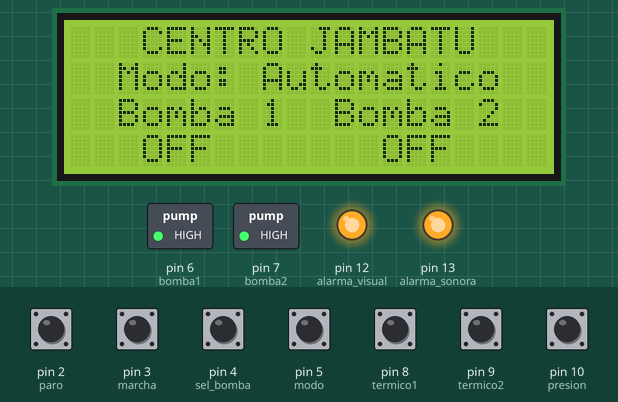
Recording of a sketch running on a simulated Arduino Uno, built with avr-gcc and run on an emulated ATmega328P. Shown: 20×4 character LCD, switched loads named in the sketch (green lamp = pin HIGH), output pins drawn as LEDs (lit = HIGH). The inputs (shaded band) are chosen by the test bench; at power-on: pin 2 (paro), pin 3 (marcha), pin 4 (sel_bomba), pin 5 (modo), pin 8 (termico1), pin 9 (termico2), pin 10 (presion) HIGH. What the sketch prints to the serial monitor is not drawn.

Above: at 6.2 s.
6.3 s: pin 3 (marcha) pulled LOW for 0.45 s
At 7.7 s:
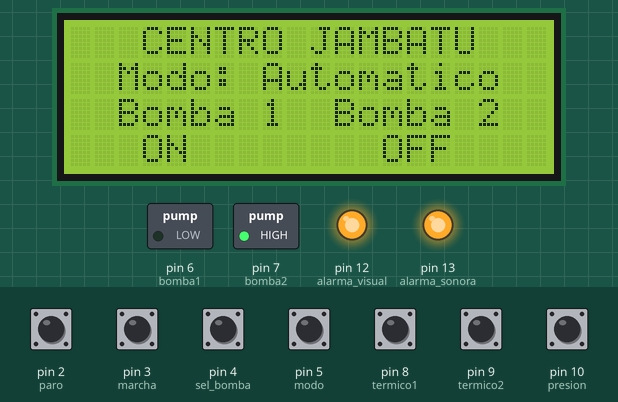
9.7 s: pin 5 (modo) pulled LOW for 0.45 s
At 10.12 s:
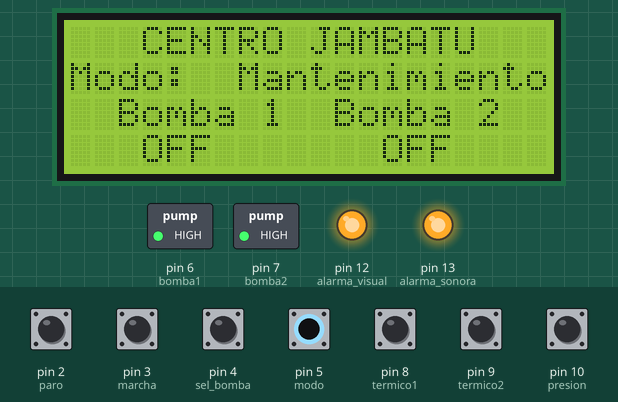
11.8 s: pin 10 (presion) pulled LOW for 0.45 s
At 13.6 s:
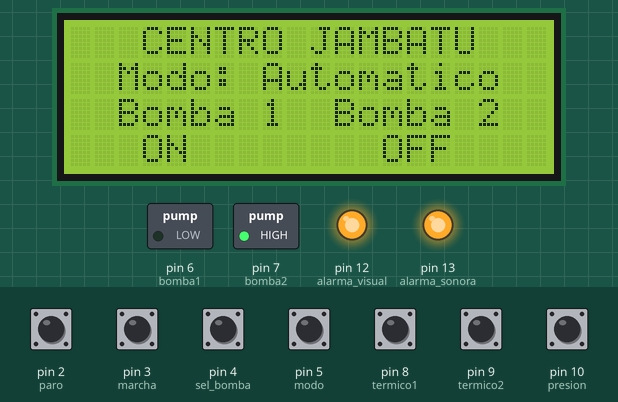
15.2 s: pin 2 (paro) pulled LOW for 0.45 s
At 15.9 s:
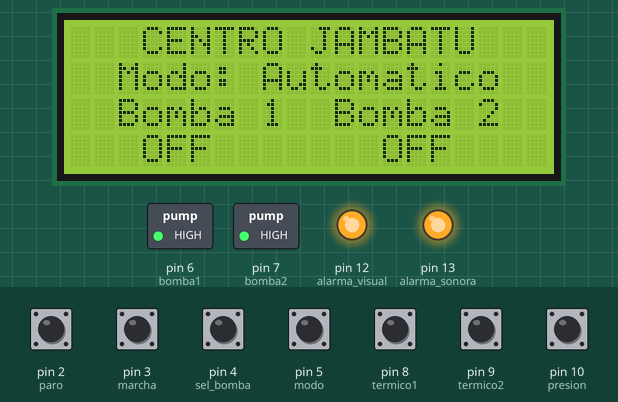
17.1 s: pin 3 (marcha) pulled LOW for 1 s
At 19.5 s:
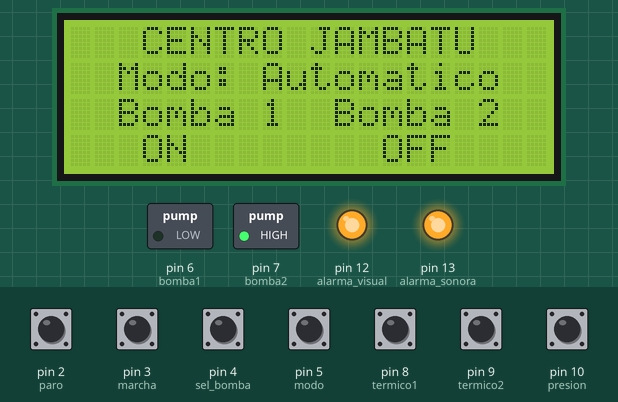
19.8 s: pin 5 (modo) pulled LOW for 1 s
At 20.04 s:
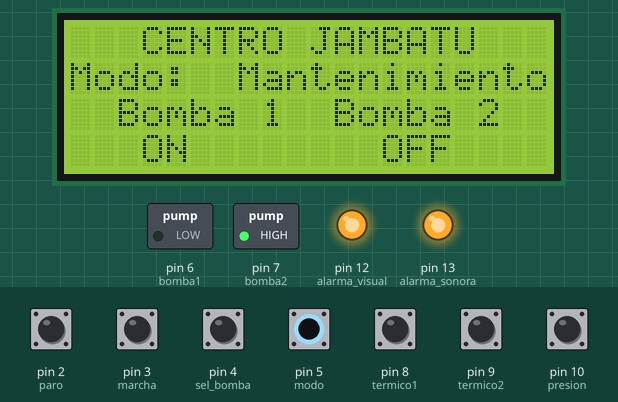
Timing chart, 0 to 22.8 s (numbered marks = the images above; inputs shaded):
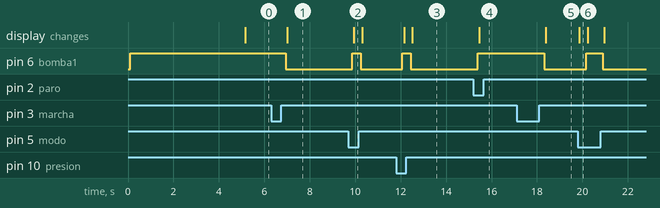

The sketch:

Mando_de_bombas_alternadas.ino
```cpp
#include <Wire.h>
#include <LiquidCrystal_I2C.h>
#include "EmonLib.h"             // Include Emon Library

#define CURRENT_CAL 38

#define termico1  8                     //protecciones
#define termico2  9

#define alarma_visual  12              //Sobrecorriente
#define alarma_sonora  13              //Sobrecorriente

#define bomba1  6                       //salida a reles
#define bomba2  7

#define sel_bomba 4                      //elige la bomba en modo mantenimiento; 1=bomba 1;0=bomba2

#define marcha  3                       //Pulsador NA
#define paro  2                         //pulsador NA
#define modo  5                         //Selector de 2 posiciones 0=mantenimiento; 1=mormal

#define presion  10                       //Preostato
#define presion2 11

boolean Encendido = false;              //Bandera de sistema false = apagado, true = encendido

boolean contando = false;               //Bandera para contar tiempo
int contador = 0;                       //contador de accionamientos de la bomba

unsigned long inicio = 0;               //Para contar tiempo
unsigned long presente = 0;
unsigned long tiempo_max = 30000;       //Tiempo a contar en milisegundos. Modificar a conveniencia

unsigned int max_act = 3;               //Limite de actuaciones. Modificar a conveniencia

boolean aux = false;                    //Variable de prop general

int alarma = 0;

unsigned int contador2 = 0;

int bomba = 6;                  //Variable para seleccionar la bomba

float currentDraw=0;

LiquidCrystal_I2C lcd(0x27, 20, 4);     //inicializo comunicacion I2C para controlar el display 16x2

EnergyMonitor emon1;             // Create an instance

void setup() {
  Serial.begin(9600);                   //Inicializo com serial
  emon1.current(1, CURRENT_CAL);       // Current: input pin, calibration.


  Wire.begin();

                                        // initialize the LCD,
  lcd.begin();
  lcd.backlight();                       // Turn on the blacklight and print a message.
  lcd.clear();
  lcd.setCursor(2,0);
  lcd.print("MANDO AUTOMATICO");
  lcd.setCursor(5,1);
  lcd.print("DE 2 BOMBAS");
  lcd.setCursor(15,3);
  lcd.print("-FCA-");

  pinMode(marcha, INPUT_PULLUP);
  attachInterrupt(digitalPinToInterrupt(marcha), encender, RISING);   //Interrupcion para el encendido del sistema pull up

  pinMode(paro, INPUT_PULLUP);
  attachInterrupt(digitalPinToInterrupt(paro), apagar, FALLING);      //interrupcion para el apagado del sistema  pull up

  pinMode(modo, INPUT_PULLUP);            //Entrada pull up
  pinMode(presion, INPUT_PULLUP);         //entrada pull up
  pinMode(sel_bomba, INPUT_PULLUP);            //Entrada pull up

  pinMode(bomba1, OUTPUT);                //salidas a rele
  pinMode(bomba2, OUTPUT);

  digitalWrite(bomba1, HIGH);
  digitalWrite(bomba2, HIGH);

  pinMode(termico1, INPUT_PULLUP);                //enradas de termicos
  pinMode(termico2, INPUT_PULLUP);

  pinMode(alarma_visual, OUTPUT);
  pinMode(alarma_sonora, OUTPUT);

  digitalWrite(alarma_visual, HIGH);
  digitalWrite(alarma_sonora, HIGH);

  delay(5000);
}

void loop() {

                                            //Para generar un retardo de tiempo_max y verificar el numero max_act
  if(contando==false){
    inicio=millis();                        //tiempo inicial
    presente = millis();
    contando = true;
  } else {
    presente = millis();                     //lectura constante de tiempo
    if((presente-inicio)>=0 && (presente-inicio)<=tiempo_max){    //verifico delta de tiempo
      if(contador > max_act){               //verifico numero de accionamientos
        if(contador2==0){

        Encendido = true;
        contador = 0;
        contador2 =1;
        alarma = 1;
        delay(10000);
        } else{
        Encendido = true;
        bomba = bomba2;
        contador2=0;
        contador = 0;
        alarma = 2;
        delay(10000);
        }
      }
    } else {
      contando = false;
      contador = 0;
    }
  }

  if (Encendido == false){               //Sistema apagado

    digitalWrite(bomba1, HIGH);
    digitalWrite(bomba2, HIGH);

  } else {                               //Sistema encendido
    if (digitalRead(modo) == LOW){                   //Modo manual

      if(digitalRead(sel_bomba)==HIGH && digitalRead(termico1)==LOW){
        digitalWrite(bomba1, LOW);
        digitalWrite(bomba2, HIGH);
      } else if(digitalRead(sel_bomba)==LOW && digitalRead(termico2)==LOW){
        digitalWrite(bomba1, HIGH);
        digitalWrite(bomba2, LOW);
      } else {
        digitalWrite(bomba1, HIGH);
        digitalWrite(bomba2, HIGH);
      }

      alarma = 0;
      digitalWrite(alarma_visual, HIGH);
      digitalWrite(alarma_sonora, HIGH);

    } else {                            //Modo automatico

//      emon1.calcVI(20,2000);         // Calculate all. No.of half wavelengths (crossings), time-out
//      currentDraw = emon1.Irms;             //extract Irms into Variable

//      if(currentDraw>13.5){
//        bomba = bomba2;
//         digitalWrite(alarma_visual, LOW);
//        //digitalWrite(alarma_sonora, LOW);
//      }

      if (digitalRead(presion) == LOW){              //Presion alta

        digitalWrite(bomba, HIGH);
        delay(10);

        if(aux == true){                //actualizo el contador de activaciones
          aux = false;
          contador++;

        }

      } else {                          //Presion baja
        digitalWrite(bomba, LOW);
        aux = true;
      }
    }
  }

if(alarma!= 0){
  digitalWrite(alarma_visual, LOW);
  digitalWrite(alarma_sonora, LOW);
}


imprimir();
Serial.println(bomba);
delay(300);
}// loop end


void encender() {
  Encendido = true;
}


void apagar() {

  delay(50);


  if(digitalRead(termico1)==HIGH && digitalRead(termico2)==HIGH){               //Ningun termico activado
    Encendido = false;
  } else if(digitalRead(termico1)==HIGH && digitalRead(termico2)==LOW && digitalRead(modo) == HIGH){          //termico 1 activado
    bomba = bomba2;
    digitalWrite(bomba1, HIGH);
  } else if(digitalRead(termico1)==LOW && digitalRead(termico2)==HIGH && digitalRead(modo) == HIGH){         //termico 2 activado
    bomba = bomba1;
    digitalWrite(bomba2, HIGH);
  } else {
    Encendido = false;
  }
}


void imprimir(){
  lcd.clear();
  switch (alarma){
    case 0:
      lcd.setCursor(0,0);
      lcd.print("   CENTRO JAMBATU   ");

      if(digitalRead(modo)== LOW){
        lcd.setCursor(0,1);
        lcd.print("Modo:  Mantenimiento");
      } else {
        lcd.setCursor(0,1);
        lcd.print("  Modo: Automatico  ");
      }

      lcd.setCursor(0,2);
      lcd.print("  Bomba 1  Bomba 2  ");

      if(digitalRead(bomba1)==HIGH){
        lcd.setCursor(3,3);
        lcd.print("OFF");
      } else{
        lcd.setCursor(3,3);
        lcd.print("ON");
      }

      if(digitalRead(bomba2)==HIGH){
        lcd.setCursor(13,3);
        lcd.print("OFF");
      } else{
        lcd.setCursor(13,3);
        lcd.print("ON");
      }
    break;

    case 1:
      lcd.setCursor(0,0);
      lcd.print("   CENTRO JAMBATU   ");

      lcd.setCursor(0,1);
      lcd.print("Alarma 1: Sobrecarga");

      lcd.setCursor(0,2);
      lcd.print("  Bomba 1  Bomba 2  ");

      if(digitalRead(bomba1)==HIGH){
        lcd.setCursor(3,3);
        lcd.print("OFF");
      } else{
        lcd.setCursor(3,3);
        lcd.print("ON");
      }

      if(digitalRead(bomba2)==HIGH){
        lcd.setCursor(13,3);
        lcd.print("OFF");
      } else{
        lcd.setCursor(13,3);
        lcd.print("ON");
      }
    break;

    case 2:
        lcd.setCursor(0,0);
      lcd.print("   CENTRO JAMBATU   ");

      lcd.setCursor(0,1);
      lcd.print("Sobrecarga Fuerte B1");

      lcd.setCursor(0,2);
      lcd.print("  Bomba 1  Bomba 2  ");

      if(digitalRead(bomba1)==HIGH){
        lcd.setCursor(3,3);
        lcd.print("OFF");
      } else{
        lcd.setCursor(3,3);
        lcd.print("ON");
      }

      if(digitalRead(bomba2)==HIGH){
        lcd.setCursor(13,3);
        lcd.print("OFF");
      } else{
        lcd.setCursor(13,3);
        lcd.print("ON");
      }
    break;
    break;
  }
}
```

Measured:
- after the input at 6.3 s, pin 6 (bomba1): HIGH → LOW after 0.64 s; the display: changes after 0.71 s (image 1)
- after the input at 9.7 s, pin 6 (bomba1): LOW → HIGH after 0.17 s, → LOW 0.37 s later; the display: changes after 0.24 s (image 2)
- after the input at 11.8 s, pin 6 (bomba1): LOW → HIGH after 0.28 s, → LOW 0.38 s later; the display: first changes after 0.35 s (image 3 shows a later state)
- after the input at 15.2 s, pin 6 (bomba1): LOW → HIGH after 0.19 s; the display: changes after 0.26 s (image 4)
- after the input at 17.1 s, pin 6 (bomba1): HIGH → LOW after 1.2 s; the display: changes after 1.3 s (image 5)
- after the input at 19.8 s, pin 6 (bomba1): LOW → HIGH after 0.37 s, → LOW 0.74 s later; the display: changes after 0.07 s (image 6)
